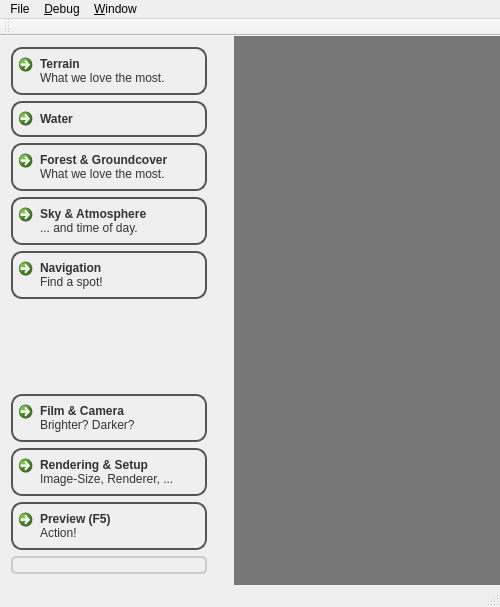
<?xml version="1.0" encoding="UTF-8"?>
<ui version="4.0">
 <class>MainWindow</class>
 <widget class="QMainWindow" name="MainWindow">
  <property name="geometry">
   <rect>
    <x>0</x>
    <y>0</y>
    <width>500</width>
    <height>607</height>
   </rect>
  </property>
  <property name="windowTitle">
   <string>picogen:CosyGui</string>
  </property>
  <property name="styleSheet">
   <string notr="true">#centralWidget {
background: qlineargradient(x1: 0, y1: 0, x2:0, y2: 1,
stop: 0 #b6b6b6, stop: 0.08 #8f8f8f,
stop: 0.4 #727272,
stop: 0.9 #5c5c5c, stop: 1 #434343);
}

QTextEdit {
background: qlineargradient(x1: 0, y1: 0, x2:1, y2: 1,
stop: 0 #655, stop: 1 #555);
color:white;
}
QAbstractSpinBox, QLineEdit, QComboBox {
background: qlineargradient(x1: 0, y1: 0, x2:1, y2: 0,
stop: 0 #655, stop: 1 #556);
color:white;
border:1px solid #fff;
border-radius:4px;
}

QComboBox {
selection-color: white;
selection-background-color: brown;
}

QComboBox QListView { /* the popup */
color: blue;
background-color: qlineargradient(x1: 0, y1: 0, x2:1, y2: 0,
stop: 0 #655, stop: 1 #556);
selection-color: gray;
selection-background-color: cyan;
}


QGroupBox {
background-color: qlineargradient(x1: 0, y1: 0, x2: 0, y2: 1,
stop: 0 rgba(135,135,135,255), stop: 1 rgba(155,155,155,255));
border: 2px solid #ccc;
border-radius: 5px;
margin-top: 2ex; /* leave space at the top for the title */
}
QGroupBox::title {
subcontrol-origin: margin;
subcontrol-position: top center; /* position at the top center */
color:white;
}
/* note that below is a hack, simply setting that to &quot;transparent&quot; does not give good results, so we set it equal to QGroupBox bg-color */
#scrollAreaWidgetContents {
background-color: qlineargradient(x1: 0, y1: 0, x2: 0, y2: 1,
stop: 0 rgba(135,135,135,255), stop: 1 rgba(155,155,155,255));
}




QPushButton {
color: #333;
border: 2px solid #555;
border-radius: 11px;
padding: 5px;
background: qradialgradient(cx: 0.3, cy: -0.4,
fx: 0.3, fy: -0.4,
radius: 1.35, stop: 0 #fff, stop: 1 #858080);
min-width: 80px;
}
QPushButton:hover {
background: qradialgradient(cx: 0.3, cy: -0.4,
fx: 0.3, fy: 0.4,
radius: 1.35, stop: 0 #ffe5d0, stop: 1 #888);
}
QPushButton:pressed {
background: qradialgradient(cx: 0.4, cy: -0.1,
fx: 0.4, fy: -0.1,
radius: 1.35, stop: 0 #fff, stop: 1 #ddd);
}
QPushButton:checked:hover {
background: qradialgradient(cx: 0.3, cy: -0.4,
fx: 0.3, fy: 0.4,
radius: 1.35,
stop: 0 #eee, stop: 1 #bbb);
}



/* Main Frame *************************************************/
#mainFrame {
background-color: #777;
}

#selectKind {
}
#selectKind QPushButton {
color: #333;
border: 2px solid #555;
border-radius: 11px;
padding: 5px;
background: qradialgradient(cx: 0.3, cy: -0.4,
fx: 0.3, fy: -0.4,
radius: 1.35, stop: 0 #fff, stop: 1 #859080);
min-width: 80px;
}
#selectKind QPushButton:hover {
background: qradialgradient(cx: 0.3, cy: -0.4,
fx: 0.3, fy: 0.4,
radius: 1.35, stop: 0 #ffe5d0, stop: 1 #888);
}
#selectKind QPushButton:pressed {
background: qradialgradient(cx: 0.4, cy: -0.1,
fx: 0.4, fy: -0.1,
radius: 1.35, stop: 0 #fff, stop: 1 #ddd);
}
#easyKind {
border: 2px solid #555;
border-radius: 11px;
border: none;
background: qlineargradient(x1: 0, y1: 0, x2:0, y2: 1,
stop: 0 #a6c6b6, stop: 0.08 #7f9f8f,
stop: 0.4 #628272,
stop: 0.9 #4c7c5c, stop: 1 #335343);
}
#toughKind{
border: 2px solid #555;
border-radius: 11px;
border: none;
background: qlineargradient(x1: 0, y1: 0, x2:0, y2: 1,
stop: 0 #c6a6b6, stop: 0.08 #9f7f8f,
stop: 0.4 #826272,
stop: 0.9 #6c4c5c, stop: 1 #533343);
}



/* Stash Frame *************************************************/
StashFrame {
max-height:32px;
min-height:32px;
border: none;
background: qlineargradient(x1: 0, y1: 0, x2:0, y2: 1,
stop: 0 #a6a6b6, stop: 0.08 #7f7f8f,
stop: 0.4 #626272,
stop: 0.9 #4c4c5c, stop: 1 #333343);
}
StashFrame QLabel {
font-weight: bold;
font-size:16px;
color:#ddd;
spacing:0px;
/*font:bold italic large;*/
}
StashFrame QPushButton {
color: #333;
border: 2px solid #555;
border-radius: 11px;
padding: 5px;
background: qradialgradient(cx: 0.3, cy: -0.4,
fx: 0.3, fy: -0.4,
radius: 1.35, stop: 0 #fff, stop: 1 #859080);
min-width: 80px;
}
StashFrame QPushButton:hover {
background: qradialgradient(cx: 0.3, cy: -0.4,
fx: 0.3, fy: 0.4,
radius: 1.35, stop: 0 #ffe5d0, stop: 1 #888);
}
StashFrame QPushButton:pressed {
background: qradialgradient(cx: 0.4, cy: -0.1,
fx: 0.4, fy: -0.1,
radius: 1.35, stop: 0 #fff, stop: 1 #ddd);
}
StashFrame QPushButton:checked:hover {
background: qradialgradient(cx: 0.3, cy: -0.4,
fx: 0.3, fy: 0.4,
radius: 1.35,
stop: 0 #fed, stop: 1 #bbb);
}



/* Navigation Frame *************************************************/
/* largely inspired by http://thesmithfam.org/blog/2009/09/17/qt-stylesheets-button-bar-tutorial/ */
#navigationFrame {
border: none;
background: qlineargradient(x1: 0, y1: 0, x2:0, y2: 1,
stop: 0 #868686, stop: 0.08 #6f6f6f,
stop: 0.4 #626262,
stop: 0.9 #4c4c4c, stop: 1 #333333);
}
#navigationFrame QPushButton {
color: #333;
border: 2px solid #555;
border-radius: 11px;
padding: 5px;
background: qradialgradient(cx: 0.3, cy: -0.4,
fx: 0.3, fy: -0.4,
radius: 1.35, stop: 0 #fff, stop: 1 #888);
min-width: 80px;
}
#navigationFrame QPushButton:checked {
color: #333;
border: 2px solid #555;
border-radius: 11px;
padding: 5px;
background: qradialgradient(cx: 0.3, cy: -0.4,
fx: 0.3, fy: 0.4,
radius: 1.35,
stop: 0 #efd, stop: 1 #888);
min-width: 80px;
}
#navigationFrame QPushButton:hover {
background: qradialgradient(cx: 0.3, cy: -0.4,
fx: 0.3, fy: -0.4,
radius: 1.35, stop: 0 #fff, stop: 1 #bbb);
}
#navigationFrame QPushButton:pressed {
background: qradialgradient(cx: 0.4, cy: -0.1,
fx: 0.4, fy: -0.1,
radius: 1.35, stop: 0 #fff, stop: 1 #ddd);
}
#navigationFrame QPushButton:checked:hover {
background: qradialgradient(cx: 0.3, cy: -0.4,
fx: 0.3, fy: 0.4,
radius: 1.35,
stop: 0 #efd, stop: 1 #bbb);
}



/* Sub Navigation Frame *************************************************/
/* largely inspired by http://thesmithfam.org/blog/2009/09/17/qt-stylesheets-button-bar-tutorial/ */
#subNavigationFrame {
border: none;
background: qlineargradient(x1: 0, y1: 0, x2: 0, y2: 1,
stop: 0 #a6a6a6,
stop: 0.08 #7f7f7f,
stop: 0.39999 #717171,
stop: 0.4 #626262,
stop: 0.9 #4c4c4c,
stop: 1 #333333);
}
#subNavigationFrame QPushButton {
color: #333;
border: 2px solid #555;
border-radius: 11px;
padding: 5px;
background: qradialgradient(cx: 0.3, cy: -0.4,
fx: 0.3, fy: -0.4,
radius: 1.35, stop: 0 #fff, stop: 1 #888);
min-width: 80px;
}
#subNavigationFrame QPushButton:checked {
color: #333;
border: 2px solid #555;
border-radius: 11px;
padding: 5px;
background: qradialgradient(cx: 0.3, cy: -0.4,
fx: 0.3, fy: 0.4,
radius: 1.35,
stop: 0 #fed, stop: 1 #888);
min-width: 80px;
}
#subNavigationFrame QPushButton:hover {
background: qradialgradient(cx: 0.3, cy: -0.4,
fx: 0.3, fy: -0.4,
radius: 1.35, stop: 0 #fff, stop: 1 #bbb);
}
#subNavigationFrame QPushButton:pressed {
background: qradialgradient(cx: 0.4, cy: -0.1,
fx: 0.4, fy: -0.1,
radius: 1.35, stop: 0 #fff, stop: 1 #ddd);
}
#subNavigationFrame QPushButton:checked:hover {
background: qradialgradient(cx: 0.3, cy: -0.4,
fx: 0.3, fy: 0.4,
radius: 1.35,
stop: 0 #fed, stop: 1 #bbb);
}</string>
  </property>
  <widget class="QWidget" name="centralWidget">
   <layout class="QHBoxLayout" name="horizontalLayout">
    <property name="spacing">
     <number>8</number>
    </property>
    <property name="margin">
     <number>0</number>
    </property>
    <item>
     <widget class="QFrame" name="navigationFrame">
      <property name="sizePolicy">
       <sizepolicy hsizetype="Maximum" vsizetype="Preferred">
        <horstretch>0</horstretch>
        <verstretch>0</verstretch>
       </sizepolicy>
      </property>
      <property name="minimumSize">
       <size>
        <width>218</width>
        <height>0</height>
       </size>
      </property>
      <layout class="QVBoxLayout" name="verticalLayout">
       <item>
        <widget class="QCommandLinkButton" name="terrainCommandLink">
         <property name="sizePolicy">
          <sizepolicy hsizetype="Preferred" vsizetype="Preferred">
           <horstretch>0</horstretch>
           <verstretch>0</verstretch>
          </sizepolicy>
         </property>
         <property name="maximumSize">
          <size>
           <width>16777215</width>
           <height>16777215</height>
          </size>
         </property>
         <property name="text">
          <string>Terrain</string>
         </property>
         <property name="icon">
          <iconset>
           <normaloff>:/toplevel-navigation/resources/dellipack_freeforcommercial_landscape.png</normaloff>:/toplevel-navigation/resources/dellipack_freeforcommercial_landscape.png</iconset>
         </property>
         <property name="iconSize">
          <size>
           <width>40</width>
           <height>48</height>
          </size>
         </property>
         <property name="checkable">
          <bool>true</bool>
         </property>
         <property name="description">
          <string>What we love the most.</string>
         </property>
        </widget>
       </item>
       <item>
        <widget class="QCommandLinkButton" name="waterCommandLink">
         <property name="sizePolicy">
          <sizepolicy hsizetype="Preferred" vsizetype="Preferred">
           <horstretch>0</horstretch>
           <verstretch>0</verstretch>
          </sizepolicy>
         </property>
         <property name="maximumSize">
          <size>
           <width>16777215</width>
           <height>16777215</height>
          </size>
         </property>
         <property name="text">
          <string>Water</string>
         </property>
         <property name="iconSize">
          <size>
           <width>40</width>
           <height>48</height>
          </size>
         </property>
         <property name="checkable">
          <bool>true</bool>
         </property>
        </widget>
       </item>
       <item>
        <widget class="QCommandLinkButton" name="forestCommandLink">
         <property name="sizePolicy">
          <sizepolicy hsizetype="Preferred" vsizetype="Preferred">
           <horstretch>0</horstretch>
           <verstretch>0</verstretch>
          </sizepolicy>
         </property>
         <property name="maximumSize">
          <size>
           <width>16777215</width>
           <height>16777215</height>
          </size>
         </property>
         <property name="text">
          <string>Forest &amp;&amp; Groundcover</string>
         </property>
         <property name="icon">
          <iconset>
           <normaloff>:/toplevel-navigation/resources/greenpack_cc-attribution-noncommercial-sharealike_flora.png</normaloff>:/toplevel-navigation/resources/greenpack_cc-attribution-noncommercial-sharealike_flora.png</iconset>
         </property>
         <property name="iconSize">
          <size>
           <width>40</width>
           <height>48</height>
          </size>
         </property>
         <property name="checkable">
          <bool>true</bool>
         </property>
         <property name="description">
          <string>What we love the most.</string>
         </property>
        </widget>
       </item>
       <item>
        <widget class="QCommandLinkButton" name="sunskyCommandLink">
         <property name="sizePolicy">
          <sizepolicy hsizetype="Preferred" vsizetype="Preferred">
           <horstretch>0</horstretch>
           <verstretch>0</verstretch>
          </sizepolicy>
         </property>
         <property name="text">
          <string>Sky &amp;&amp; Atmosphere</string>
         </property>
         <property name="icon">
          <iconset resource="resources.qrc">
           <normaloff>:/toplevel-navigation/skyatmosphere</normaloff>:/toplevel-navigation/skyatmosphere</iconset>
         </property>
         <property name="iconSize">
          <size>
           <width>40</width>
           <height>48</height>
          </size>
         </property>
         <property name="checkable">
          <bool>true</bool>
         </property>
         <property name="description">
          <string>... and time of day.</string>
         </property>
        </widget>
       </item>
       <item>
        <widget class="QCommandLinkButton" name="navigationCommandLink">
         <property name="sizePolicy">
          <sizepolicy hsizetype="Preferred" vsizetype="Preferred">
           <horstretch>0</horstretch>
           <verstretch>0</verstretch>
          </sizepolicy>
         </property>
         <property name="text">
          <string>Navigation</string>
         </property>
         <property name="icon">
          <iconset>
           <normaloff>:/toplevel-navigation/resources/oldschool_freefornoncommercial_navigation.png</normaloff>:/toplevel-navigation/resources/oldschool_freefornoncommercial_navigation.png</iconset>
         </property>
         <property name="iconSize">
          <size>
           <width>40</width>
           <height>48</height>
          </size>
         </property>
         <property name="checkable">
          <bool>true</bool>
         </property>
         <property name="description">
          <string>Find a spot!</string>
         </property>
        </widget>
       </item>
       <item>
        <spacer name="verticalSpacer">
         <property name="orientation">
          <enum>Qt::Vertical</enum>
         </property>
         <property name="sizeHint" stdset="0">
          <size>
           <width>20</width>
           <height>40</height>
          </size>
         </property>
        </spacer>
       </item>
       <item>
        <widget class="QCommandLinkButton" name="filmCommandLink">
         <property name="sizePolicy">
          <sizepolicy hsizetype="Preferred" vsizetype="Preferred">
           <horstretch>0</horstretch>
           <verstretch>0</verstretch>
          </sizepolicy>
         </property>
         <property name="maximumSize">
          <size>
           <width>16777215</width>
           <height>16777215</height>
          </size>
         </property>
         <property name="text">
          <string>Film &amp;&amp; Camera</string>
         </property>
         <property name="icon">
          <iconset>
           <normaloff>:/toplevel-navigation/resources/darkglass_gpl_film.png</normaloff>:/toplevel-navigation/resources/darkglass_gpl_film.png</iconset>
         </property>
         <property name="iconSize">
          <size>
           <width>40</width>
           <height>48</height>
          </size>
         </property>
         <property name="checkable">
          <bool>true</bool>
         </property>
         <property name="description">
          <string>Brighter? Darker?</string>
         </property>
        </widget>
       </item>
       <item>
        <widget class="QCommandLinkButton" name="renderingSetupCommandLink">
         <property name="sizePolicy">
          <sizepolicy hsizetype="Preferred" vsizetype="Preferred">
           <horstretch>0</horstretch>
           <verstretch>0</verstretch>
          </sizepolicy>
         </property>
         <property name="maximumSize">
          <size>
           <width>16777215</width>
           <height>16777215</height>
          </size>
         </property>
         <property name="text">
          <string>Rendering &amp;&amp; Setup</string>
         </property>
         <property name="icon">
          <iconset resource="resources.qrc">
           <normaloff>:/toplevel-navigation/resources/oxygen_gpl_screen.png</normaloff>:/toplevel-navigation/resources/oxygen_gpl_screen.png</iconset>
         </property>
         <property name="iconSize">
          <size>
           <width>40</width>
           <height>48</height>
          </size>
         </property>
         <property name="checkable">
          <bool>true</bool>
         </property>
         <property name="description">
          <string>Image-Size, Renderer, ...</string>
         </property>
        </widget>
       </item>
       <item>
        <widget class="QCommandLinkButton" name="renderCommandLink">
         <property name="sizePolicy">
          <sizepolicy hsizetype="Preferred" vsizetype="Preferred">
           <horstretch>0</horstretch>
           <verstretch>0</verstretch>
          </sizepolicy>
         </property>
         <property name="text">
          <string>Preview (F5)</string>
         </property>
         <property name="icon">
          <iconset>
           <normaloff>:/toplevel-navigation/resources/sleekxp_cc-noncommercial_render.png</normaloff>:/toplevel-navigation/resources/sleekxp_cc-noncommercial_render.png</iconset>
         </property>
         <property name="iconSize">
          <size>
           <width>48</width>
           <height>48</height>
          </size>
         </property>
         <property name="shortcut">
          <string>F5</string>
         </property>
         <property name="description">
          <string>Action!</string>
         </property>
        </widget>
       </item>
       <item>
        <widget class="QGroupBox" name="groupBox">
         <property name="title">
          <string/>
         </property>
         <layout class="QVBoxLayout" name="verticalLayout_3">
          <property name="margin">
           <number>0</number>
          </property>
          <item>
           <widget class="RenderWidget" name="renderWidget" native="true"/>
          </item>
         </layout>
        </widget>
       </item>
      </layout>
     </widget>
    </item>
    <item>
     <widget class="AppNavigation" name="appNavigation">
      <property name="frameShape">
       <enum>QFrame::StyledPanel</enum>
      </property>
      <property name="frameShadow">
       <enum>QFrame::Raised</enum>
      </property>
     </widget>
    </item>
    <item>
     <widget class="QFrame" name="mainFrame">
      <property name="frameShape">
       <enum>QFrame::NoFrame</enum>
      </property>
      <layout class="QVBoxLayout" name="verticalLayout_4">
       <property name="spacing">
        <number>0</number>
       </property>
       <property name="margin">
        <number>0</number>
       </property>
       <item>
        <widget class="QStackedWidget" name="stackedWidget">
         <property name="currentIndex">
          <number>0</number>
         </property>
         <widget class="picogen::qt4::FilmSettingsAndCamera" name="filmSettingsAndCamera"/>
         <widget class="NavigationWindow" name="navigation"/>
         <widget class="TerrainWindow" name="terrain"/>
         <widget class="SunSkyWindow" name="sunSky"/>
         <widget class="TwinRenderSettingsWindow" name="renderingSetup"/>
         <widget class="WaterWindow" name="water"/>
        </widget>
       </item>
      </layout>
     </widget>
    </item>
   </layout>
  </widget>
  <widget class="QMenuBar" name="menuBar">
   <property name="geometry">
    <rect>
     <x>0</x>
     <y>0</y>
     <width>500</width>
     <height>23</height>
    </rect>
   </property>
   <widget class="QMenu" name="menuFile">
    <property name="title">
     <string>File</string>
    </property>
    <addaction name="actionSave"/>
    <addaction name="actionLoad"/>
   </widget>
   <widget class="QMenu" name="menu_Debug">
    <property name="title">
     <string>&amp;Debug</string>
    </property>
    <addaction name="action_Stylesheet"/>
    <addaction name="actionShow_redshift_file"/>
    <addaction name="actionShow_redshift_file_used_for_last_rendering"/>
   </widget>
   <widget class="QMenu" name="menu_Window">
    <property name="title">
     <string>&amp;Window</string>
    </property>
    <addaction name="actionCompact_left_pane"/>
   </widget>
   <addaction name="menuFile"/>
   <addaction name="menu_Debug"/>
   <addaction name="menu_Window"/>
  </widget>
  <widget class="QToolBar" name="mainToolBar">
   <attribute name="toolBarArea">
    <enum>TopToolBarArea</enum>
   </attribute>
   <attribute name="toolBarBreak">
    <bool>false</bool>
   </attribute>
  </widget>
  <widget class="QStatusBar" name="statusBar"/>
  <action name="actionSave">
   <property name="text">
    <string>&amp;Save</string>
   </property>
   <property name="shortcut">
    <string>Ctrl+S</string>
   </property>
  </action>
  <action name="actionLoad">
   <property name="text">
    <string>&amp;Load</string>
   </property>
   <property name="shortcut">
    <string>Ctrl+L</string>
   </property>
  </action>
  <action name="action_Stylesheet">
   <property name="text">
    <string>&amp;Stylesheet</string>
   </property>
  </action>
  <action name="actionShow_redshift_file">
   <property name="text">
    <string>Show &amp;redshift file</string>
   </property>
  </action>
  <action name="actionShow_redshift_file_used_for_last_rendering">
   <property name="text">
    <string>Show redshift file used for last rendering</string>
   </property>
  </action>
  <action name="actionCompact_left_pane">
   <property name="checkable">
    <bool>true</bool>
   </property>
   <property name="text">
    <string>Compact left pane</string>
   </property>
   <property name="shortcut">
    <string>Ctrl+H</string>
   </property>
  </action>
 </widget>
 <layoutdefault spacing="6" margin="11"/>
 <customwidgets>
  <customwidget>
   <class>RenderWidget</class>
   <extends>QWidget</extends>
   <header>renderwidget.h</header>
   <container>1</container>
  </customwidget>
  <customwidget>
   <class>TerrainWindow</class>
   <extends>QWidget</extends>
   <header>terrainwindow.h</header>
   <container>1</container>
  </customwidget>
  <customwidget>
   <class>SunSkyWindow</class>
   <extends>QWidget</extends>
   <header>sunskywindow.h</header>
   <container>1</container>
  </customwidget>
  <customwidget>
   <class>NavigationWindow</class>
   <extends>QWidget</extends>
   <header>navigationwindow.h</header>
   <container>1</container>
  </customwidget>
  <customwidget>
   <class>TwinRenderSettingsWindow</class>
   <extends>QWidget</extends>
   <header>twinrendersettingswindow.h</header>
   <container>1</container>
  </customwidget>
  <customwidget>
   <class>WaterWindow</class>
   <extends>QWidget</extends>
   <header>waterwindow.h</header>
   <container>1</container>
  </customwidget>
  <customwidget>
   <class>picogen::qt4::FilmSettingsAndCamera</class>
   <extends>QWidget</extends>
   <header>filmsettingsandcamera.h</header>
   <container>1</container>
  </customwidget>
  <customwidget>
   <class>AppNavigation</class>
   <extends>QFrame</extends>
   <header>appnavigation.h</header>
   <container>1</container>
  </customwidget>
 </customwidgets>
 <resources>
  <include location="resources.qrc"/>
 </resources>
 <connections/>
</ui>
